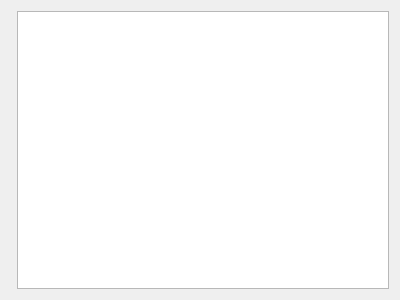
<?xml version="1.0" encoding="UTF-8"?>
<ui version="4.0">
 <class>TemplateSelection</class>
 <widget class="QWidget" name="TemplateSelection">
  <property name="geometry">
   <rect>
    <x>0</x>
    <y>0</y>
    <width>400</width>
    <height>300</height>
   </rect>
  </property>
  <property name="windowTitle">
   <string>Form</string>
  </property>
  <layout class="QHBoxLayout" name="horizontalLayout">
   <item>
    <widget class="KDevelop::MultiLevelListView" name="languageView" native="true"/>
   </item>
   <item>
    <widget class="QTreeView" name="templateView"/>
   </item>
  </layout>
 </widget>
 <customwidgets>
  <customwidget>
   <class>KDevelop::MultiLevelListView</class>
   <extends>QWidget</extends>
   <header>language/codegen/multilevellistview.h</header>
   <container>1</container>
  </customwidget>
 </customwidgets>
 <resources/>
 <connections/>
</ui>
